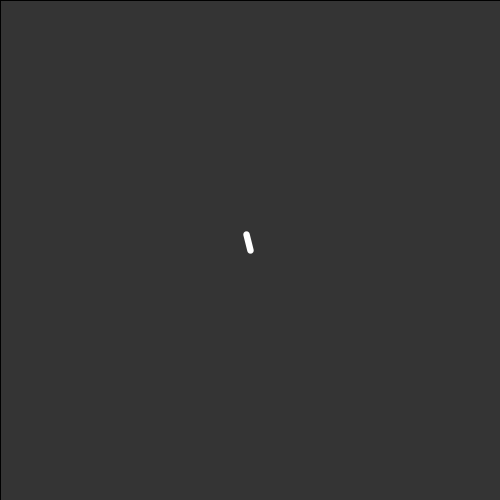
Frame 1 (no input)
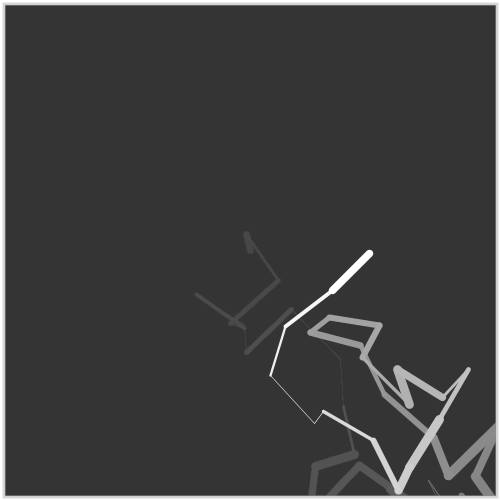
Frame 60 (the mouse pressed at the canvas centre just before this capture)
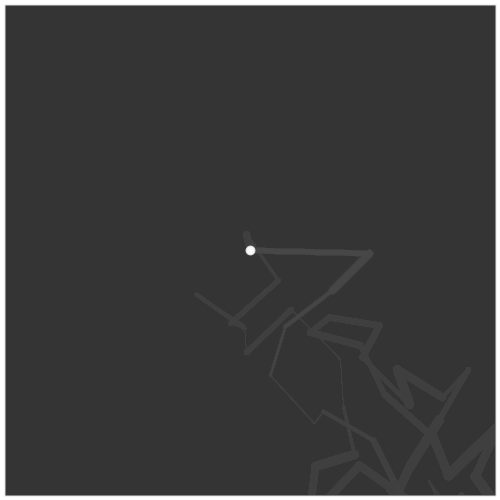
Frame 120 (the mouse held since frame 60 and released just before this capture)

The Processing sketch that drew these frames (run headless with seeded random() and noise(); from frame 60 on, the mouse is pressed at the canvas centre):

// Processing sketch: processing_395
// ── processing_395.pde

int strokeSize = 10;
boolean first = true;
float x;
float y;
float xCenter = 250;
float yCenter = 250;
float radius = 50;
void setup()
{
  size(500,500);
  background(52);
  frameRate(11);
}

void draw()
{
  fill(52,10);
  rect(0,0,width,height);
  makeLines();
}

void makeLines()
{
  strokeWeight(random(10));
  x = (cos(radians(random(360))) * radius) + xCenter;
  y = (sin(radians(random(360))) * radius) + yCenter;
  if(mousePressed == true){
    x = mouseX;
    y = mouseY;
  }
 // strokeWeight(strokeSize);
  stroke(255);
  line(x, y, xCenter, yCenter);
  xCenter = x;
  yCenter = y;
}
